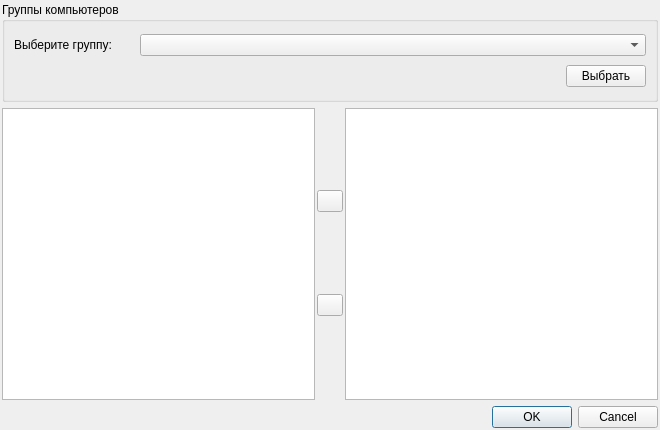
<?xml version="1.0" encoding="UTF-8"?>
<ui version="4.0">
 <class>ListsDialog</class>
 <widget class="QDialog" name="ListsDialog">
  <property name="geometry">
   <rect>
    <x>0</x>
    <y>0</y>
    <width>660</width>
    <height>430</height>
   </rect>
  </property>
  <property name="sizePolicy">
   <sizepolicy hsizetype="Minimum" vsizetype="Preferred">
    <horstretch>0</horstretch>
    <verstretch>0</verstretch>
   </sizepolicy>
  </property>
  <property name="minimumSize">
   <size>
    <width>660</width>
    <height>430</height>
   </size>
  </property>
  <property name="windowTitle">
   <string/>
  </property>
  <layout class="QVBoxLayout" name="verticalLayout">
   <property name="margin">
    <number>2</number>
   </property>
   <item>
    <widget class="QGroupBox" name="groupBox">
     <property name="sizePolicy">
      <sizepolicy hsizetype="Preferred" vsizetype="Fixed">
       <horstretch>0</horstretch>
       <verstretch>100</verstretch>
      </sizepolicy>
     </property>
     <property name="minimumSize">
      <size>
       <width>0</width>
       <height>100</height>
      </size>
     </property>
     <property name="maximumSize">
      <size>
       <width>16777215</width>
       <height>16777215</height>
      </size>
     </property>
     <property name="title">
      <string>Группы компьютеров</string>
     </property>
     <layout class="QVBoxLayout" name="verticalLayout_2">
      <item>
       <layout class="QHBoxLayout" name="horizontalLayout_2">
        <item>
         <widget class="QLabel" name="l_select">
          <property name="sizePolicy">
           <sizepolicy hsizetype="Fixed" vsizetype="Preferred">
            <horstretch>0</horstretch>
            <verstretch>0</verstretch>
           </sizepolicy>
          </property>
          <property name="minimumSize">
           <size>
            <width>120</width>
            <height>0</height>
           </size>
          </property>
          <property name="text">
           <string>Выберите группу:</string>
          </property>
         </widget>
        </item>
        <item>
         <widget class="QComboBox" name="cb_gcomps">
          <property name="sizePolicy">
           <sizepolicy hsizetype="Minimum" vsizetype="Fixed">
            <horstretch>0</horstretch>
            <verstretch>0</verstretch>
           </sizepolicy>
          </property>
          <property name="minimumSize">
           <size>
            <width>100</width>
            <height>0</height>
           </size>
          </property>
         </widget>
        </item>
       </layout>
      </item>
      <item>
       <layout class="QHBoxLayout" name="horizontalLayout_3">
        <item>
         <spacer name="horizontalSpacer">
          <property name="orientation">
           <enum>Qt::Horizontal</enum>
          </property>
          <property name="sizeHint" stdset="0">
           <size>
            <width>40</width>
            <height>20</height>
           </size>
          </property>
         </spacer>
        </item>
        <item>
         <widget class="QPushButton" name="b_select">
          <property name="text">
           <string>Выбрать</string>
          </property>
         </widget>
        </item>
       </layout>
      </item>
     </layout>
    </widget>
   </item>
   <item>
    <layout class="QHBoxLayout" name="horizontalLayout">
     <property name="spacing">
      <number>0</number>
     </property>
     <property name="bottomMargin">
      <number>0</number>
     </property>
     <item>
      <widget class="QTableView" name="t_freeprogs">
       <property name="selectionMode">
        <enum>QAbstractItemView::ExtendedSelection</enum>
       </property>
       <property name="selectionBehavior">
        <enum>QAbstractItemView::SelectRows</enum>
       </property>
       <property name="horizontalScrollMode">
        <enum>QAbstractItemView::ScrollPerPixel</enum>
       </property>
       <attribute name="horizontalHeaderStretchLastSection">
        <bool>true</bool>
       </attribute>
       <attribute name="verticalHeaderVisible">
        <bool>false</bool>
       </attribute>
       <attribute name="verticalHeaderHighlightSections">
        <bool>false</bool>
       </attribute>
      </widget>
     </item>
     <item>
      <layout class="QVBoxLayout" name="verticalLayout_3">
       <property name="spacing">
        <number>0</number>
       </property>
       <property name="leftMargin">
        <number>2</number>
       </property>
       <property name="rightMargin">
        <number>2</number>
       </property>
       <item>
        <widget class="QPushButton" name="b_tolist">
         <property name="sizePolicy">
          <sizepolicy hsizetype="Maximum" vsizetype="Fixed">
           <horstretch>0</horstretch>
           <verstretch>0</verstretch>
          </sizepolicy>
         </property>
         <property name="minimumSize">
          <size>
           <width>26</width>
           <height>0</height>
          </size>
         </property>
         <property name="maximumSize">
          <size>
           <width>26</width>
           <height>16777215</height>
          </size>
         </property>
         <property name="toolTip">
          <string>Поместить в</string>
         </property>
         <property name="text">
          <string/>
         </property>
         <property name="icon">
          <iconset resource="../res.qrc">
           <normaloff>:/images/buttons/arrow-right.png</normaloff>:/images/buttons/arrow-right.png</iconset>
         </property>
         <property name="iconSize">
          <size>
           <width>19</width>
           <height>19</height>
          </size>
         </property>
         <property name="flat">
          <bool>false</bool>
         </property>
        </widget>
       </item>
       <item>
        <widget class="QPushButton" name="b_fromlist">
         <property name="sizePolicy">
          <sizepolicy hsizetype="Maximum" vsizetype="Fixed">
           <horstretch>0</horstretch>
           <verstretch>0</verstretch>
          </sizepolicy>
         </property>
         <property name="minimumSize">
          <size>
           <width>26</width>
           <height>0</height>
          </size>
         </property>
         <property name="maximumSize">
          <size>
           <width>26</width>
           <height>16777215</height>
          </size>
         </property>
         <property name="toolTip">
          <string>Убрать из списка</string>
         </property>
         <property name="text">
          <string/>
         </property>
         <property name="icon">
          <iconset resource="../res.qrc">
           <normaloff>:/images/buttons/arrow-left.png</normaloff>:/images/buttons/arrow-left.png</iconset>
         </property>
         <property name="iconSize">
          <size>
           <width>19</width>
           <height>19</height>
          </size>
         </property>
         <property name="flat">
          <bool>false</bool>
         </property>
        </widget>
       </item>
      </layout>
     </item>
     <item>
      <widget class="QTableView" name="t_onlistprogs">
       <property name="selectionBehavior">
        <enum>QAbstractItemView::SelectRows</enum>
       </property>
       <property name="horizontalScrollMode">
        <enum>QAbstractItemView::ScrollPerPixel</enum>
       </property>
       <attribute name="horizontalHeaderStretchLastSection">
        <bool>true</bool>
       </attribute>
       <attribute name="verticalHeaderVisible">
        <bool>false</bool>
       </attribute>
       <attribute name="verticalHeaderCascadingSectionResizes">
        <bool>false</bool>
       </attribute>
       <attribute name="verticalHeaderHighlightSections">
        <bool>false</bool>
       </attribute>
      </widget>
     </item>
    </layout>
   </item>
   <item>
    <widget class="QDialogButtonBox" name="buttonBox">
     <property name="standardButtons">
      <set>QDialogButtonBox::Cancel|QDialogButtonBox::Ok</set>
     </property>
    </widget>
   </item>
  </layout>
 </widget>
 <tabstops>
  <tabstop>cb_gcomps</tabstop>
  <tabstop>b_select</tabstop>
  <tabstop>t_freeprogs</tabstop>
  <tabstop>b_tolist</tabstop>
  <tabstop>b_fromlist</tabstop>
  <tabstop>t_onlistprogs</tabstop>
  <tabstop>buttonBox</tabstop>
 </tabstops>
 <resources>
  <include location="../res.qrc"/>
 </resources>
 <connections/>
</ui>
